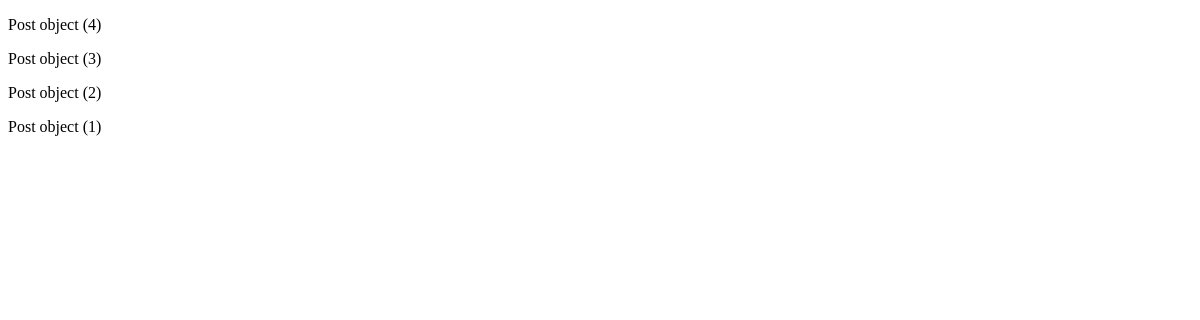
The page /fbv/list/ on the database as committed earlier.
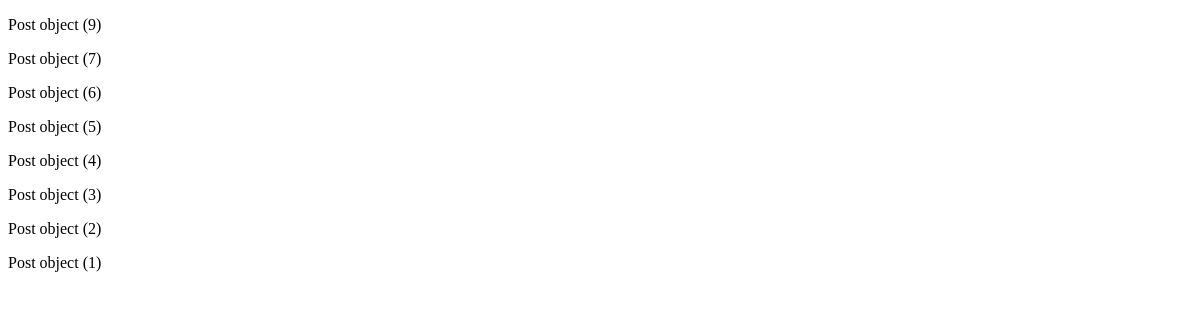
The same page on the database as committed later.
### posts/models.py (models this page shows)
class Post(models.Model):
    image = models.ImageField(verbose_name='이미지', null=True, blank=True)
    content = models.TextField(verbose_name='내용')
    created_at = models.DateTimeField(verbose_name='작성일', auto_now_add=True)
    view_count = models.IntegerField(verbose_name='조회수', default=0)
    writer = models.ForeignKey(to=User, on_delete=models.CASCADE, null=True, blank=True)

### posts/views.py (the view)
# urls.py: path('fbv/list/', function_list_view),
def function_list_view(request):
    object_list = Post.objects.all().order_by('-id')
    return render(request, 'cbv_view.html', {'object_list':object_list})

### posts/templates/cbv_view.html (shortened to what this page needs)
<!DOCTYPE html>
<html lang="en">
<head>
</head>
<body>
    {% for object in object_list %}
        <p>{{object}}</p>
    {% endfor %}
</body>
</html>

Rows that differ between the two databases and show on the page:
added Post: id "Post object (9)"
added Post: id "Post object (7)"
added Post: id "Post object (6)"
added Post: id "Post object (5)"
